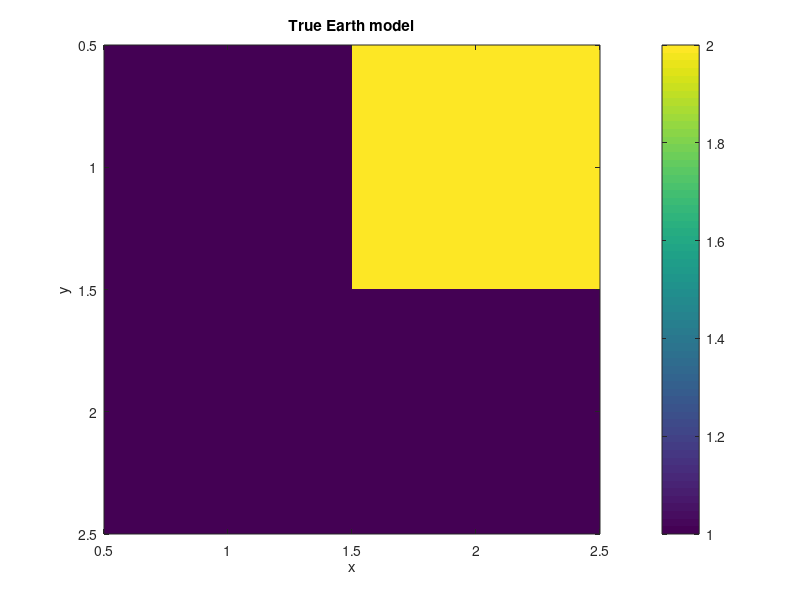
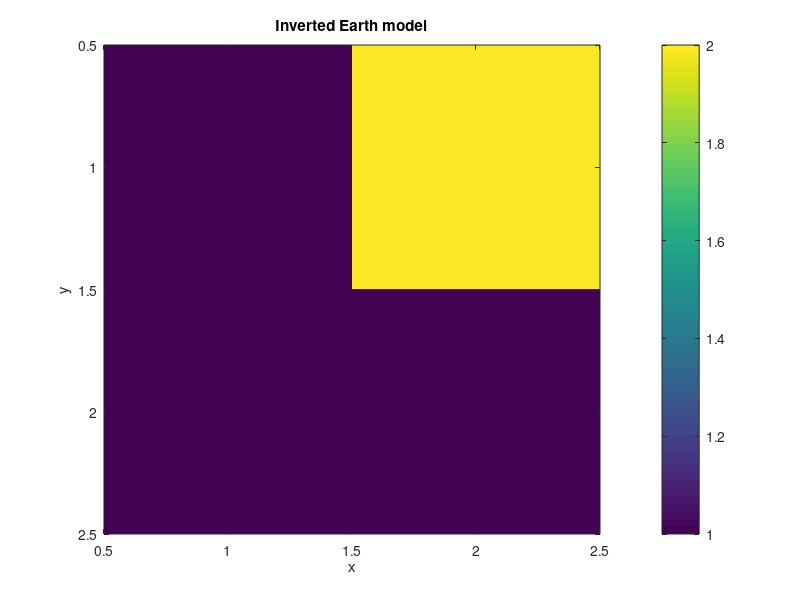
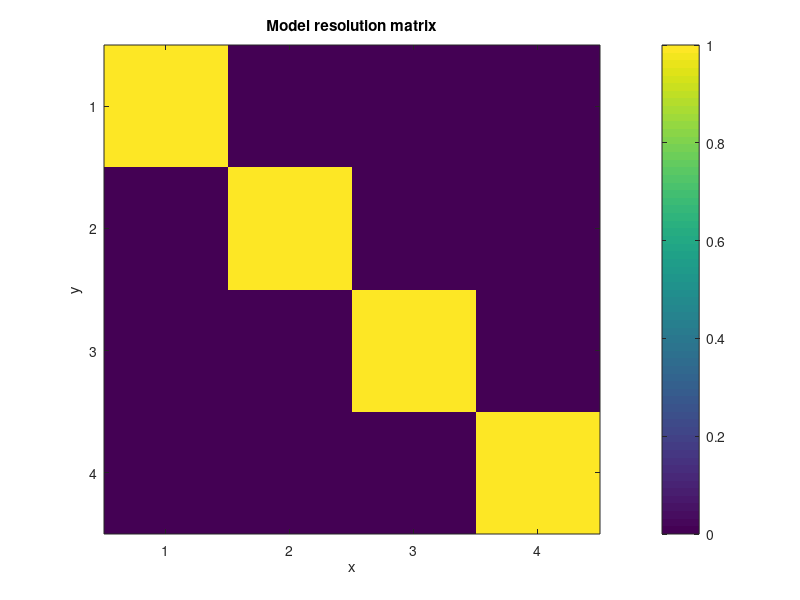

These charts were generated, in order, by the following MATLAB code:

clear
close all

%%%%%%%%%%%%%%%%%%%%%%%%%%%%%%%%%%%%%%%%%%%%%%%%%%%%%%%%%%%%%%%%%%
% Simple example to illustrate linear inversion: acoustic tomography
% Problem similar to the one given in Stein and Wysession p426ff
%%%%%%%%%%%%%%%%%%%%%%%%%%%%%%%%%%%%%%%%%%%%%%%%%%%%%%%%%%%%%%%%%%


% Dimension of the quadratic Earth model
n=2;

% True Earth model initialization (slowness)
m=ones(n);
m(3)=2;
l=1;    % side length

s=sqrt(2);

% Plot Earth model
figure
imagesc(m)
xlabel('x')
ylabel('y')
title(' True Earth model ')
colorbar

% Generate true data
% Data are the travel times across the domains according to specific paths

t(1) = l*(m(1) + m(3));
t(2) = l*(m(2) + m(4));
t(3) = l*s*(m(2) + m(3));
t(4) = l*s*(m(1) + m(4));
t(5) = l*(m(1) + m(2));
t(6) = l*(m(3) + m(4));
t=t';
% t now is the data columnn vector

%%%%%%%% End of generating true data %%%%%%%%%%%%%%%%%%%%%%%

% Setting up the inverse problem

% System matrix G


G = l*[ 1 0 1 0;
        0 1 0 1;
        0 s s 0;
        s 0 0 s;
        1 1 0 0;
        0 0 1 1]
  
% reshape m
ii=0;
for i=1:n,
    for j=1:n,
        ii=ii+1;
      s(ii)=m(i,j);
    end
end
      
% Test forward operator
disp(' Forward operator to generate data ')
G*s'
disp(' Explicit calculation of data ')
t

% Attempt to solve the inverse problem

mest = inv(G'*G)*G'*t;

% Plot Earth model
figure
imagesc(reshape(mest,n,n))
xlabel('x')
ylabel('y')
title(' Inverted Earth model ')
colorbar

% Calculation of model resolution matrix

mres= inv(G'*G)*G'*G;

% Plot Earth model
figure
imagesc(mres)
xlabel('x')
ylabel('y')
title(' Model resolution matrix ')
colorbar
